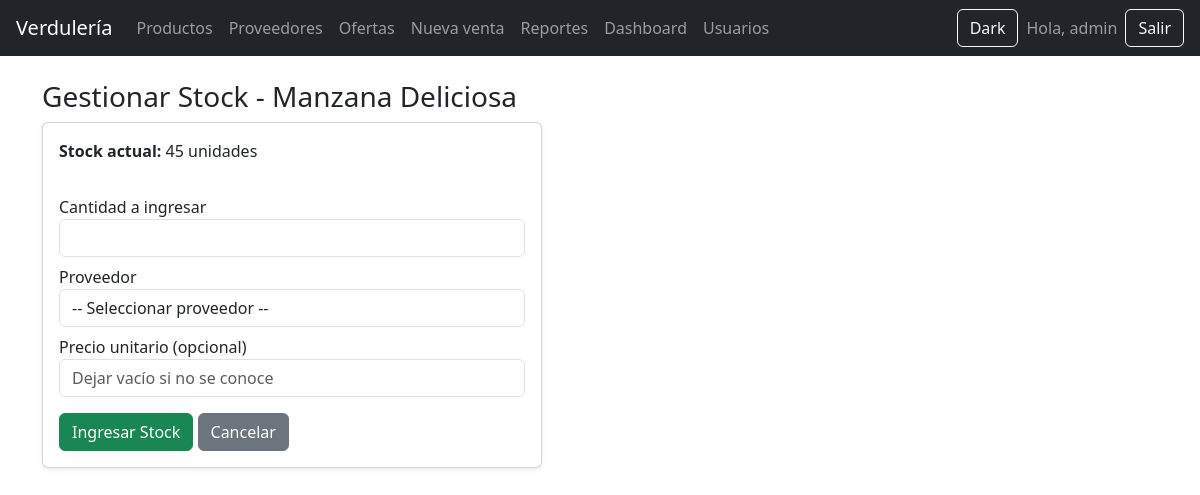
The app's page /productos/stock/1 (signed in), older data.
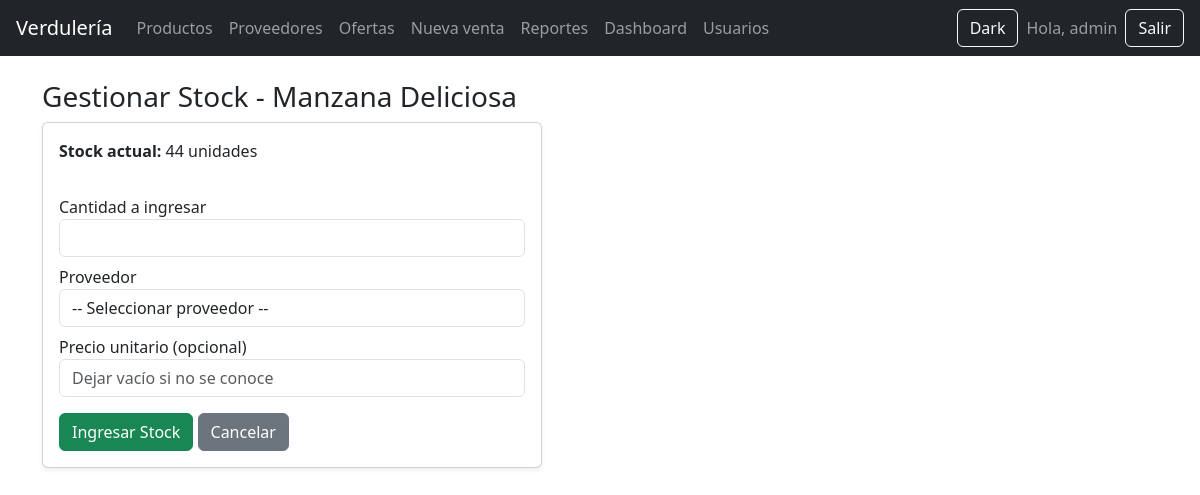
The same page, newer data.
### tables this page shows
CREATE TABLE productos (
        id INTEGER PRIMARY KEY AUTOINCREMENT,
        nombre TEXT NOT NULL,
        precio REAL NOT NULL,
        stock INTEGER NOT NULL DEFAULT 0,
        categoria_id INTEGER,
        unidad_id INTEGER,
        FOREIGN KEY (categoria_id) REFERENCES categorias(id),
        FOREIGN KEY (unidad_id) REFERENCES unidades(id)
    );

### app/routes/productos.py (the view, shortened to what this page needs)
@productos_bp.route("/stock/<int:id>", methods=["GET", "POST"])
@login_required
def gestionar_stock(id):
    db = get_db()
    producto = db.execute("SELECT * FROM productos WHERE id=?", (id,)).fetchone()
    proveedores = db.execute("SELECT * FROM proveedores ORDER BY nombre").fetchall()
    return render_template("productos/gestionar_stock.html",
                           producto=producto,
                           proveedores=proveedores)

### app/__init__.py (called while the page is built)
def create_app():
    app = Flask(__name__)
    app.secret_key = "clave-super-secreta"
    app.register_blueprint(auth_bp)
    app.register_blueprint(productos_bp)
    app.register_blueprint(ventas_bp)
    app.register_blueprint(reportes_bp)
    app.register_blueprint(admin_bp)
    app.register_blueprint(usuarios_bp)
    app.register_blueprint(proveedores_bp)
    app.register_blueprint(ofertas_bp)
    @app.route("/")
    def index():
        return render_template("index.html")
    @app.teardown_appcontext
    def teardown_db(exception):
        close_db()
    return app

### db.py (called while the page is built)
def get_db():
    if "db" not in g:
        g.db = sqlite3.connect(DB_NAME)
        g.db.row_factory = sqlite3.Row
    return g.db

### app/templates/productos/gestionar_stock.html (shortened to what this page needs)
{% extends "base.html" %}
{% block contenido %}
<h3>Gestionar Stock - {{ producto.nombre }}</h3>
<div class="card p-3 shadow-sm" style="max-width:500px;">
    <div class="mb-3">
        <p><strong>Stock actual:</strong> {{ producto.stock }} unidades</p>
    </div>
    <form method="POST">
        <label>Cantidad a ingresar</label>
        <input name="cantidad" class="form-control mb-2" type="number" step="0.01" required>
        <label>Proveedor</label>
        <select name="proveedor_id" class="form-control mb-2" required>
            <option value="">-- Seleccionar proveedor --</option>
        </select>
        <label>Precio unitario (opcional)</label>
        <input name="precio_unitario" class="form-control mb-3" type="number" step="0.01" placeholder="Dejar vacío si no se conoce">
        <button type="submit" class="btn btn-success">Ingresar Stock</button>
        <a href="/productos/" class="btn btn-secondary">Cancelar</a>
    </form>
</div>
{% endblock %}

Row changes from the older to the newer data that the page shows:
changed productos "Manzana Deliciosa": stock "45" → "44"
